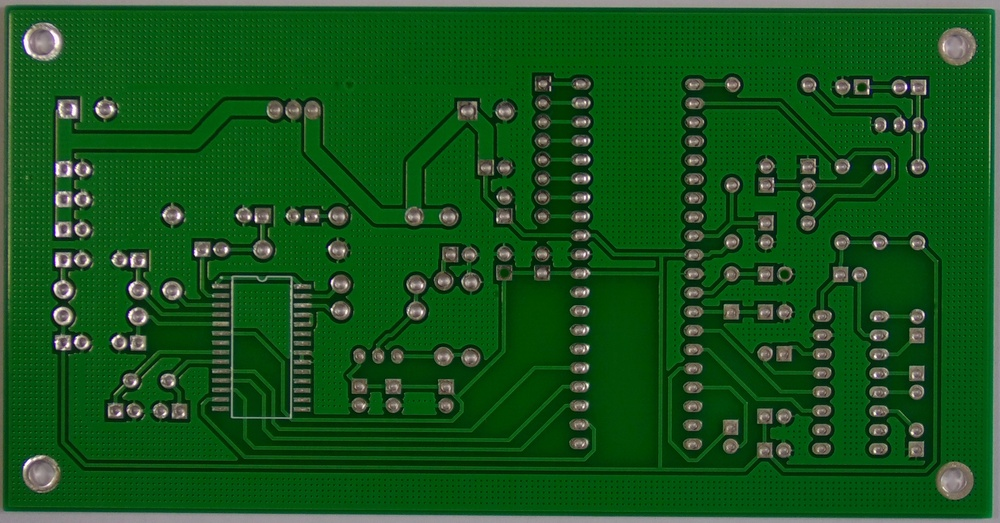
#> input picture project/python_backend/data/training/defective/defective_002_missing_hole.jpg, 1000 x 523 px, shrunk from 3034 x 1586 before the run
$ python -i image_processor.py   (imports and definitions only)
#> lines starting #> are read from the running program, lines starting #| are printed output that depends on the picture
import cv2
import numpy as np
from PIL import Image

class ImageProcessor:
    def __init__(self):
        self.preprocessing_steps = [
            self._normalize,
            self._enhance_contrast,
            self._denoise,
            self._detect_defects
        ]

    def preprocess(self, image):
        # Convert PIL Image to numpy array
        img_array = np.array(image)

        # Ensure image is in RGB format
        if len(img_array.shape) == 2:
            img_array = cv2.cvtColor(img_array, cv2.COLOR_GRAY2RGB)
        elif len(img_array.shape) == 3 and img_array.shape[2] == 4:
            img_array = cv2.cvtColor(img_array, cv2.COLOR_RGBA2RGB)

        # Apply each preprocessing step
        processed_image = img_array
        for step in self.preprocessing_steps:
            processed_image = step(processed_image)

        # Ensure final image is in RGB format
        if len(processed_image.shape) == 2:
            processed_image = cv2.cvtColor(processed_image, cv2.COLOR_GRAY2RGB)

        return Image.fromarray(processed_image)

    def _normalize(self, image):
        # Normalize each channel separately
        normalized = np.zeros_like(image, dtype=np.float32)
        for i in range(3):
            channel = image[:,:,i]
            normalized[:,:,i] = cv2.normalize(
                channel,
                None,
                0,
                255,
                cv2.NORM_MINMAX
            )
        return normalized.astype(np.uint8)

    def _enhance_contrast(self, image):
        # Convert to LAB color space
        lab = cv2.cvtColor(image, cv2.COLOR_RGB2LAB)
        l, a, b = cv2.split(lab)

        # Apply CLAHE with adaptive clip limit
        clahe = cv2.createCLAHE(
            clipLimit=2.0,
            tileGridSize=(8,8)
        )
        l = clahe.apply(l)

        # Merge channels
        enhanced = cv2.merge((l,a,b))
        return cv2.cvtColor(enhanced, cv2.COLOR_LAB2RGB)

    def _denoise(self, image):
        # Apply bilateral filter for edge-preserving denoising
        return cv2.bilateralFilter(
            image,
            d=9,      # Diameter of pixel neighborhood
            sigmaColor=75,  # Filter sigma in color space
            sigmaSpace=75   # Filter sigma in coordinate space
        )

    def _detect_defects(self, image):
        # This method should only enhance the image, not draw contours
        # Contours will be drawn later in the visualization step
        return image

>>> import cv2
>>> picture = cv2.cvtColor(cv2.imread('data/training/defective/defective_002_missing_hole.jpg'), cv2.COLOR_BGR2RGB)
>>> result = ImageProcessor().preprocess(picture)
#> the loop in preprocess, `for step in self.preprocessing_steps:` made 4 passes
#> pass 2, in _enhance_contrast, `l, a, b = cv2.split(lab)`:
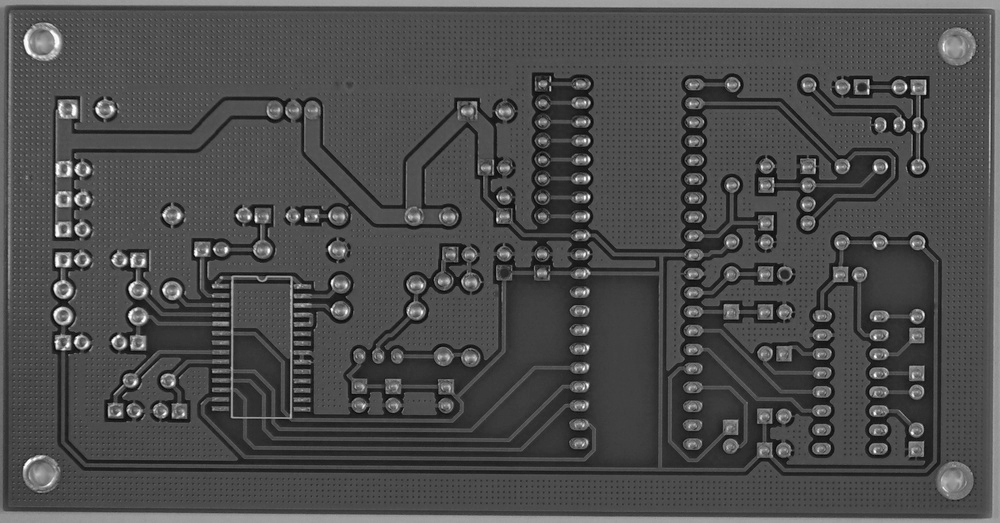
#> l: shape (523, 1000); min 5, max 254, mean 75.9
#> pass 2, in _enhance_contrast, `l, a, b = cv2.split(lab)`:
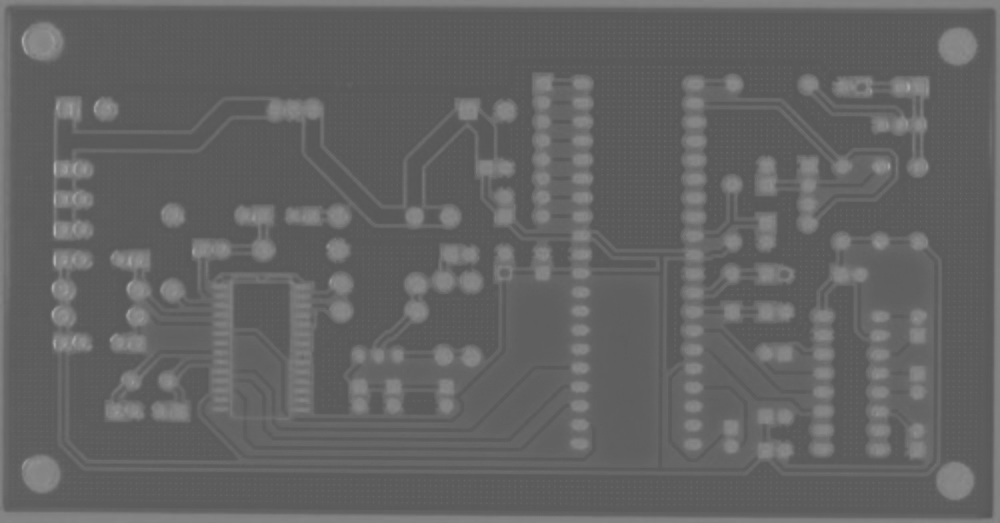
#> a: shape (523, 1000); min 86, max 175, mean 99.6
#> after the loop in preprocess, `for step in self.preprocessing_steps:`:
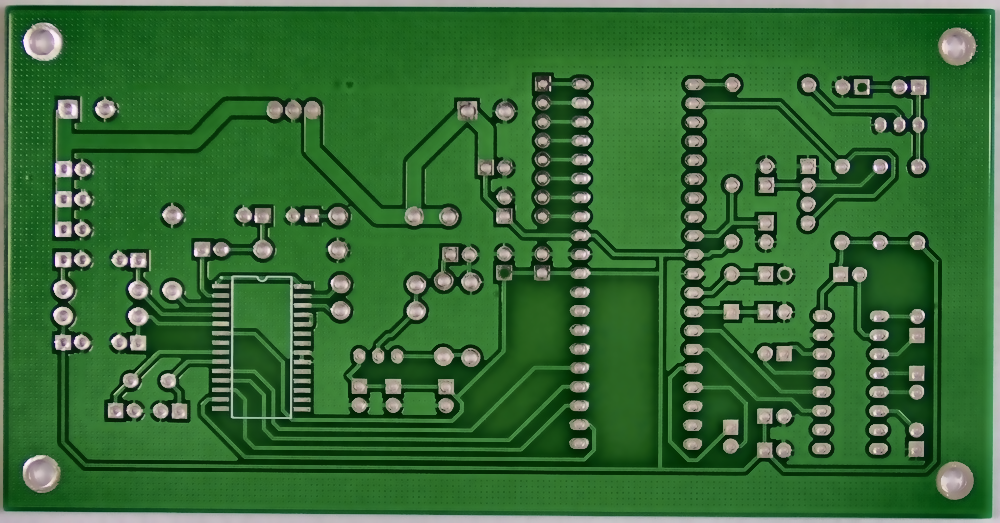
#> processed_image: shape (523, 1000, 3); mean R, G, B 54.4, 107.1, 53.1

$ run again, on project/python_backend/data/training/defective/defective_022_missing_hole.jpg
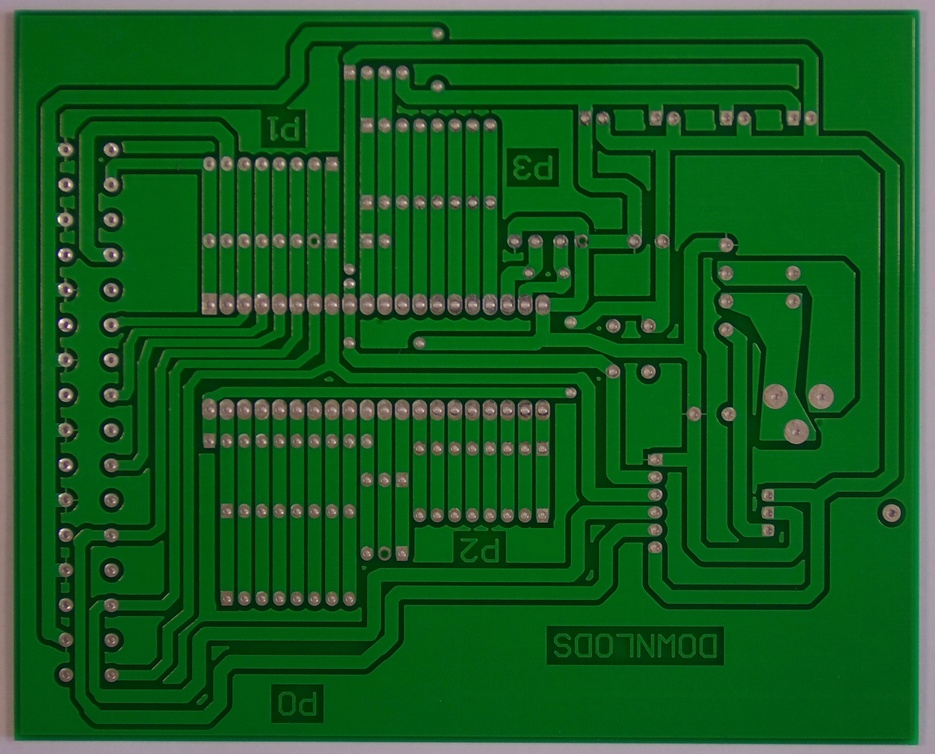
#> input picture project/python_backend/data/training/defective/defective_022_missing_hole.jpg, 935 x 754 px, shrunk from 3056 x 2464 before the run
#> the loop in preprocess, `for step in self.preprocessing_steps:` made 4 passes
#> pass 2, in _enhance_contrast, `l, a, b = cv2.split(lab)`:
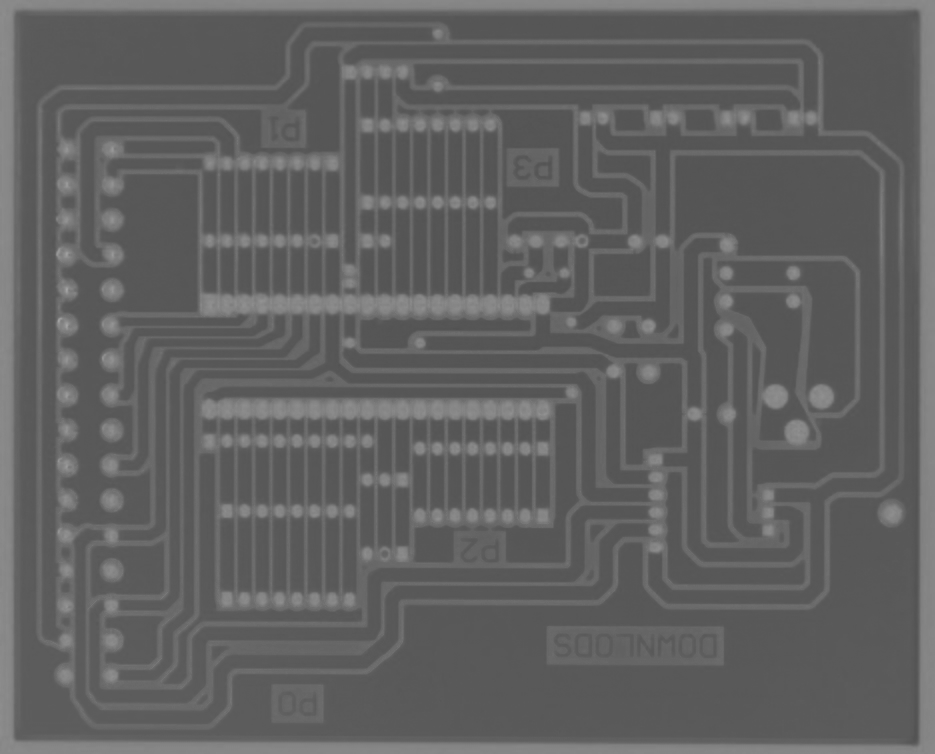
#> a: shape (754, 935); min 82, max 164, mean 97
#> after the loop in preprocess, `for step in self.preprocessing_steps:`:
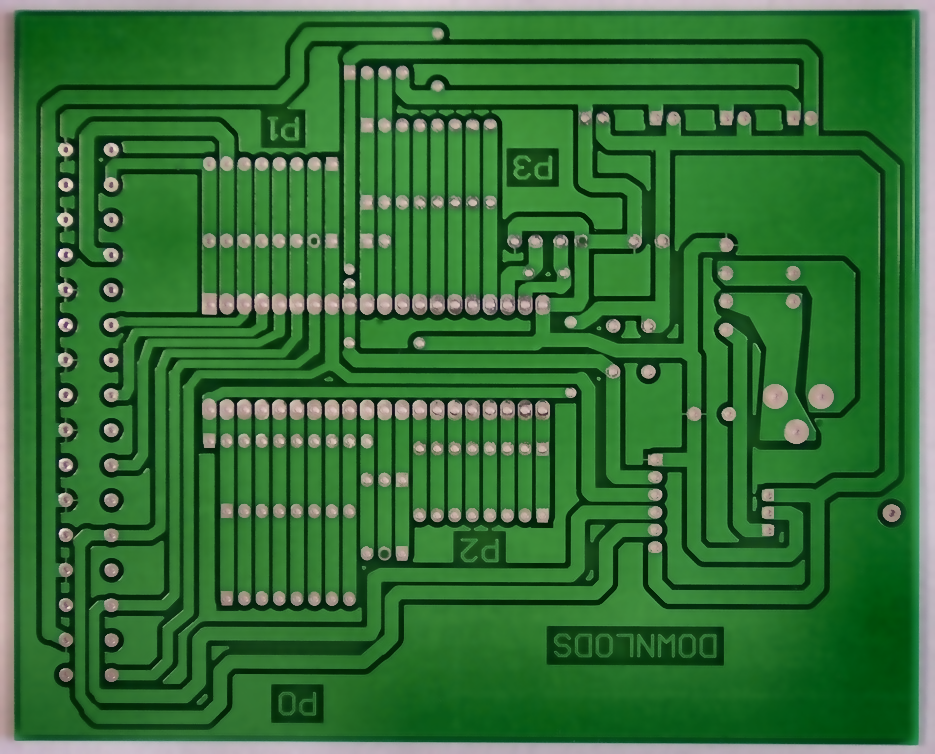
#> processed_image: shape (754, 935, 3); mean R, G, B 52.3, 112.2, 54.2
